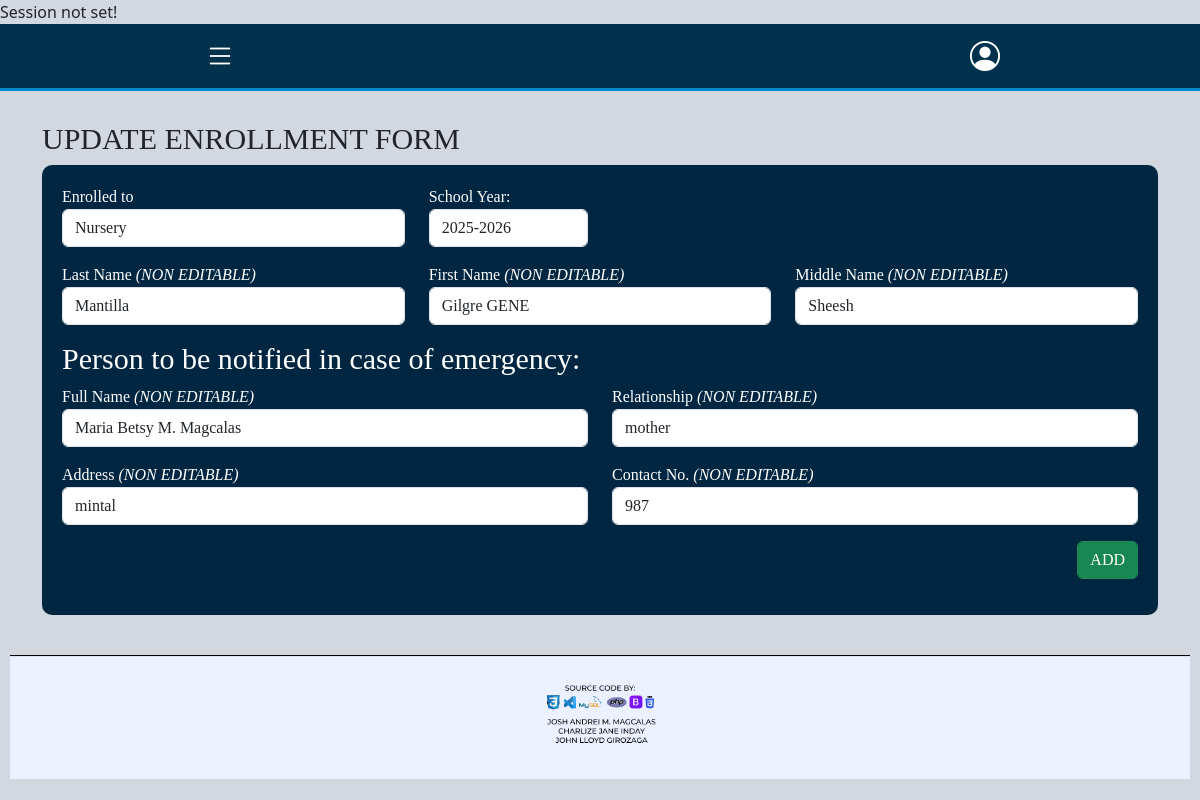
The page /website/add-enrollment-form.php?student_id=1 on the database as committed earlier.
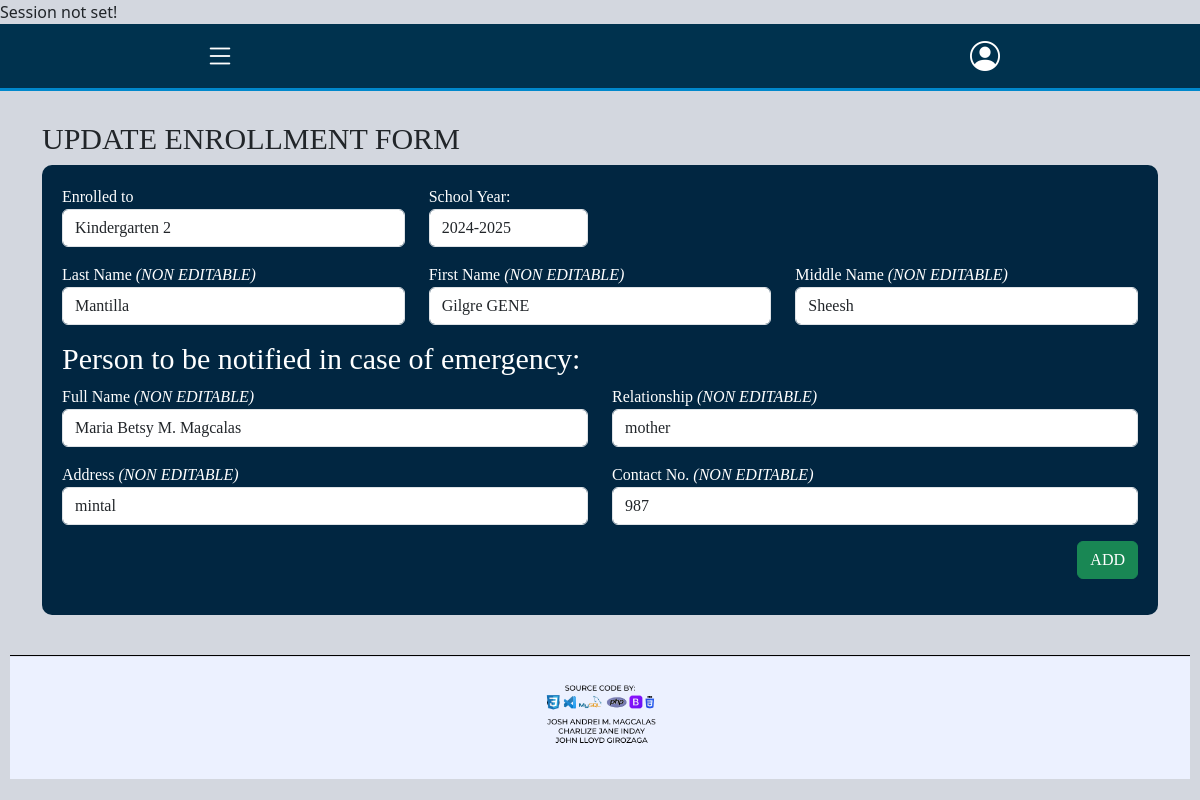
The same page on the database as committed later.
### tables this page shows
CREATE TABLE `tbl_student_info` (
  `student_id` int(11) NOT NULL,
  `enroll_category` enum('Nursery','Kindergarten_1','Kindergarten_2') DEFAULT NULL,
  `schoolyear` varchar(10) DEFAULT NULL,
  `last_name` varchar(50) NOT NULL,
  `first_name` varchar(100) NOT NULL,
  `middle_name` varchar(50) DEFAULT NULL,
  `street` text NOT NULL,
  `city` varchar(50) DEFAULT NULL,
  `zip_code` int(4) NOT NULL,
  `birthdate` date NOT NULL,
  `sex` enum('Male','Female') NOT NULL,
  `parent1` varchar(50) DEFAULT NULL,
  `parent1_contact` int(12) DEFAULT NULL,
  `parent2` varchar(50) DEFAULT NULL,
  `parent2_contact` int(12) DEFAULT NULL,
  `emergency_fullname` varchar(50) NOT NULL,
  `emergency_relationship` enum('mother','father','guardian','others') NOT NULL,
  `emergency_address` text NOT NULL,
  `emergency_contact_no` int(12) NOT NULL,
  `created_by` int(11) DEFAULT NULL,
  `date_created` timestamp NOT NULL DEFAULT current_timestamp(),
  `updated_by` int(11) DEFAULT NULL,
  `date_updated` timestamp NOT NULL DEFAULT current_timestamp(),
  `isactive` tinyint(1) NOT NULL
);

### website/add-enrollment-form.php (the view, shortened to what the changed rows need)
<?php
include "../database/dbconnect.php";
if(isset($_GET["student_id"])){
    $student_id = $_GET["student_id"];
    $stmt = $conn->prepare("	SELECT
                                        enroll_category,
                                        schoolyear,
                                        last_name,
                                        first_name,
                                        middle_name,
                                        emergency_fullname,
                                        emergency_relationship,
                                        emergency_address,
                                        emergency_contact_no
                                    FROM
                                        tbl_student_info
                                    WHERE
                                        isactive = 1
                                    AND
                                        student_id = ?;");
    $stmt->bind_param("i", $student_id);
    $stmt->execute();
    $result = $stmt->get_result();
    if ($result->num_rows > 0) {
        $row = $result->fetch_assoc();
    } else {
        die("Student not found!");
    }
} else {
    die("Invalid request!");
}
$enroll_category = $row["enroll_category"];
$schoolyear = $row["schoolyear"];
$last_name = $row["last_name"];
$first_name = $row["first_name"];
$middle_name = $row["middle_name"];
$emergency_fullname = $row["emergency_fullname"];
$emergency_relationship = $row["emergency_relationship"];
$emergency_address = $row["emergency_address"];
$emergency_contact_no = $row["emergency_contact_no"];
?>
<!DOCTYPE html>
<html lang="en">
<head>
    <link rel="stylesheet" href="../style/add-enrollment-form-style.css">
    <link rel="stylesheet" href="/bootstrap/css/bootstrap.css">
    <link href="https://cdn.jsdelivr.net/npm/bootstrap@5.3.2/dist/css/bootstrap.min.css" rel="stylesheet">
    <link href="https://cdn.jsdelivr.net/npm/bootstrap-icons/font/bootstrap-icons.css" rel="stylesheet">
    <link rel="stylesheet" href="https://cdnjs.cloudflare.com/ajax/libs/font-awesome/6.7.2/css/all.min.css">
</head>
<body>
    <div class="container">
        <h2 class="text-align">UPDATE ENROLLMENT FORM</h2>
        <div class="form-container">
            <form method="POST" action="../database/db_add_enrollment.php">
                <div class="row mb-3">
                    <div class="col-4">
                    <label>Enrolled to</label>
                        <select class="form-control" id="enroll_category" name="enroll_category">
                            <option value="Nursery" <?= ($enroll_category == "Nursery") ? 'selected' : ''; ?>>Nursery</option>
                            <option value="Kindergarten_2" <?= ($enroll_category == 'Kindergarten_2') ? 'selected' : ''; ?> >Kindergarten 2</option>
                        </select>
                    </div>
                    <div class="col-2">
                        <label>School Year:</label>
                        <input type="text" class="form-control" id="schoolyear" name="schoolyear" value="<?php echo $schoolyear; ?>">
                    </div>
                </div>
                <div class="row mb-3">
                    <div class="col">
                        <label>Last Name <i>(NON EDITABLE)</i></label>
                        <input type="text" class="form-control" id="last_name" name="last_name" value="<?php echo $last_name; ?>" readonly>
                    </div>
                    <div class="col">
                        <label>First Name <i>(NON EDITABLE)</i></label>
                        <input type="text" class="form-control" id="first_name" name="first_name" value="<?php echo $first_name; ?>" readonly>
                    </div>
                    <div class="col">
                        <label>Middle Name <i>(NON EDITABLE)</i></label>
                        <input type="text" class="form-control" id="middle_name" name="middle_name" value="<?php echo $middle_name; ?>" readonly>
                    </div>
                </div>
                <div class="row mb-3">
                    <div class="col">
                        <label>Full Name <i>(NON EDITABLE)</i></label>
                        <input type="text" class="form-control" id="emergency_fullname" name="emergency_fullname" value="<?php echo $emergency_fullname; ?>" readonly>
                    </div>
                    <div class="col">
                        <label>Relationship <i>(NON EDITABLE)</i></label>
                        <input type="text" class="form-control" id="emergency_relationship" name="emergency_relationship" value="<?php echo $emergency_relationship; ?>" readonly>
                    </div>
                </div>
                <div class="row mb-3">
                    <div class="col">
                        <label>Address <i>(NON EDITABLE)</i></label>
                        <input type="text" class="form-control" id="emergency_address" name="emergency_address" value="<?php echo $emergency_address; ?>" readonly>
                    </div>
                    <div class="col">
                        <label>Contact No. <i>(NON EDITABLE)</i></label>
                        <input type="text" class="form-control" id="emergency_contact_no" name="emergency_contact_no" value="<?php echo $emergency_contact_no; ?>" readonly>
                    </div>
                </div>
            </form>
        </div>
    </div>
</body>
</html>

Rows that differ between the two databases and show on the page:
changed tbl_student_info "Mantilla": enroll_category "Nursery" → "Kindergarten 2"; schoolyear "2025-2026" → "2024-2025"
